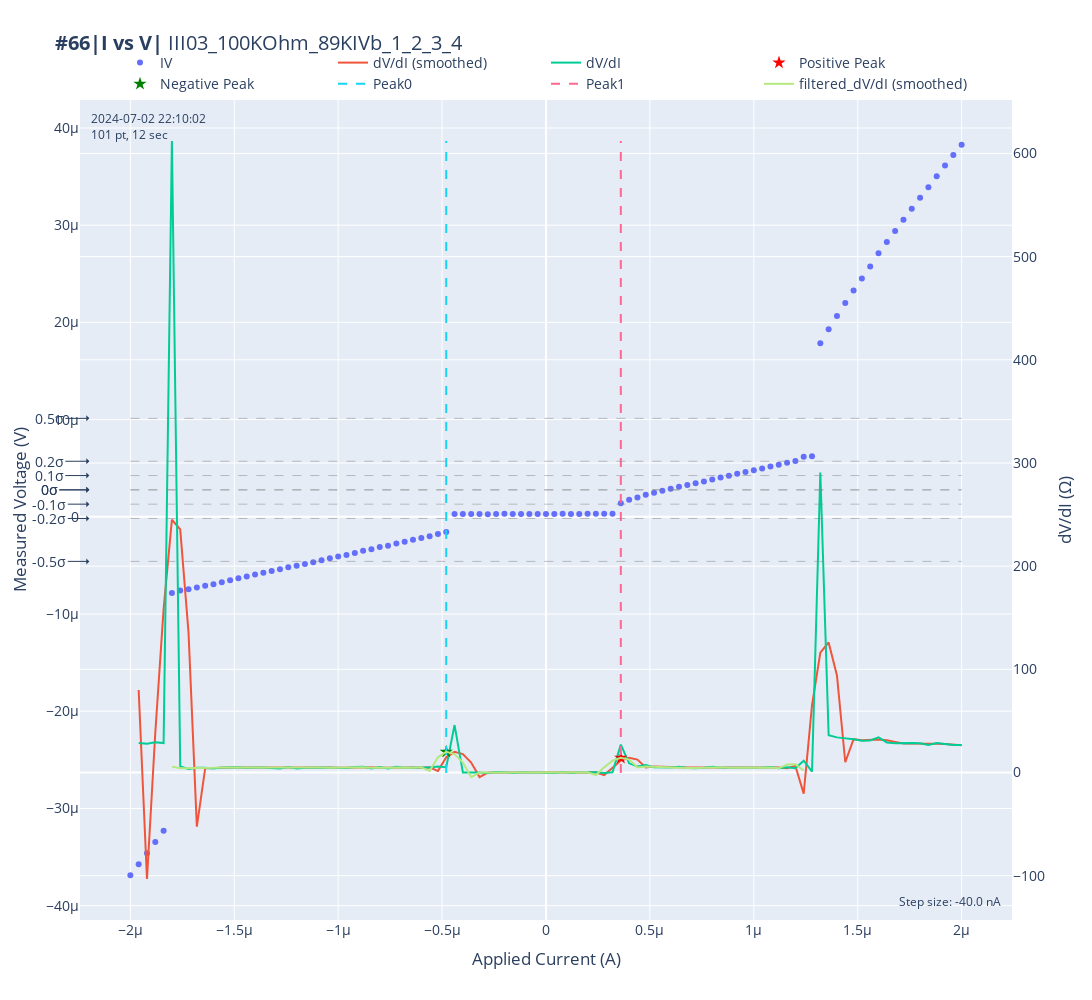

Here is the notebook cell this chart was saved with:
### Code cell
dataset = qc.load_by_id(66)

def _display_time(run_time):
    total_seconds = int(run_time.total_seconds())

    if total_seconds < 60:
        display_time = f"{total_seconds} sec"
    elif total_seconds < 3600:
        minutes, seconds = divmod(total_seconds, 60)
        display_time = f"{minutes} min {seconds} sec" if seconds else f"{minutes} min"
    else:
        hours, remainder = divmod(total_seconds, 3600)
        minutes, seconds = divmod(remainder, 60)
        display_time = f"{hours} hr {minutes} min" if minutes else f"{hours} hr"
    return display_time 

# 獲取數據集信息
run_id, exp_name, sample_name, description, start_time, completed_time, run_time, display_time = get_dataset_info(dataset)

# Get parameters and auto-detect voltmeter
parameters = dataset.get_parameters()
voltage_param = next((p for p in parameters if p.name.startswith('meas_voltage')), None)

if voltage_param is None:
    raise ValueError("No voltage measurement parameter found")

voltmeter = voltage_param.name.split('_')[-1]  # e.g., 'K1' or 'K2'
voltage_unit = voltage_param.unit

# Extract data from the dataset
data = dataset.get_parameter_data()
appl_current = data[voltage_param.name]['appl_current']
meas_voltage = data[voltage_param.name][voltage_param.name]
meas_voltage_avg = np.mean(meas_voltage)

# Calculate dV/dI
dV = np.diff(meas_voltage)
dI = np.diff(appl_current)
dVdI = dV / dI


# 計算 meas_voltage 的平均值和標準差
meas_voltage_mean = np.mean(meas_voltage)
meas_voltage_std = np.std(meas_voltage)

# 計算 +-0.8 個標準差的範圍
lower_bound = meas_voltage_mean - 0.8 * meas_voltage_std
upper_bound = meas_voltage_mean + 0.8 * meas_voltage_std

# 過濾出在這個範圍內的 appl_current 和 meas_voltage 數據
filtered_indices = (meas_voltage >= lower_bound) & (meas_voltage <= upper_bound)
filtered_appl_current = appl_current[filtered_indices]
filtered_meas_voltage = meas_voltage[filtered_indices]

# 計算過濾後的 dV/dI
filtered_dVdI = np.diff(filtered_meas_voltage) / np.diff(filtered_appl_current)

# 計算Savitzky-Golay平滑過濾後的 dV/dI
filtered_dVdI_smooth = savgol_filter(filtered_dVdI, window_length=6, polyorder=3)

# 對平滑過濾後的 dV/dI 數據進行峰值檢測
filtered_dVdI_smooth_peaks, properties = find_peaks(filtered_dVdI_smooth, height=np.mean(filtered_dVdI_smooth))

# 如果找到峰值，提取數值最大的兩個峰值
if len(filtered_dVdI_smooth_peaks) > 0:
    peak_heights = properties['peak_heights']
    top_two_peaks_indices = np.argsort(peak_heights)[-2:]  # 取數值最大的兩個峰值索引
    smooth_peak_indices = filtered_dVdI_smooth_peaks[top_two_peaks_indices]
    smooth_peak_currents = filtered_appl_current[1:][smooth_peak_indices]
    smooth_peak_dvdi = filtered_dVdI_smooth[smooth_peak_indices]

    # 分辨出 >0 和 <0 的峰值
    positive_peak_index = smooth_peak_indices[smooth_peak_currents > 0][0]
    negative_peak_index = smooth_peak_indices[smooth_peak_currents < 0][0]

    positive_peak_current = smooth_peak_currents[smooth_peak_currents > 0][0]
    negative_peak_current = smooth_peak_currents[smooth_peak_currents < 0][0]

    positive_peak_dvdi = smooth_peak_dvdi[smooth_peak_currents > 0][0]
    negative_peak_dvdi = smooth_peak_dvdi[smooth_peak_currents < 0][0]

# Ic = positive_peak_current 
# Ir = negative_peak_current 
Ic = appl_current[int(np.where(appl_current == positive_peak_current)[0][0])]
Ir = appl_current[int(np.where(appl_current == negative_peak_current)[0][0])]


# # Apply Savitzky-Golay filter to smooth dV/dI
dVdI_smooth = savgol_filter(dVdI, window_length=6, polyorder=3)
# # dVdI_smooth = dVdI 
# Auto-select appropriate units for dV/dI
dVdI_avg, dVdI_unit = auto_select_unit(np.mean(dVdI), 'Ω')

# # Find peaks for positive and negative current regions
# positive_current_mask = appl_current[1:] > 0
# negative_current_mask = appl_current[1:] < 0

# # Find peaks in positive current region
# positive_peaks, _ = find_peaks(dVdI_smooth[positive_current_mask], height=np.mean(dVdI_smooth[positive_current_mask]))
# if len(positive_peaks) > 0:
#     positive_peak_index = positive_peaks[0]  # Take the first peak
#     positive_peak_current = appl_current[1:][positive_current_mask][positive_peak_index]
#     positive_peak_dvdi = dVdI_smooth[positive_current_mask][positive_peak_index]

# # Find peaks in negative current region
# negative_peaks, _ = find_peaks(dVdI_smooth[negative_current_mask], height=np.mean(dVdI_smooth[negative_current_mask]))
# if len(negative_peaks) > 0:
#     negative_peak_index = negative_peaks[0]  # Take the first peak
#     negative_peak_current = appl_current[1:][negative_current_mask][negative_peak_index]
#     negative_peak_dvdi = dVdI_smooth[negative_current_mask][negative_peak_index]

# Get current unit
current_param = next(p for p in parameters if p.name == 'appl_current')
current_unit = current_param.unit

# Calculate the step size and number of points
current_step = (appl_current[len(appl_current)-1]-appl_current[0])/(len(appl_current)-1)
current_points = len(appl_current)

# Auto-select appropriate units for step sizes
auto_current_step, auto_current_unit = auto_select_unit(current_step, current_unit)

# Create hover text
hover_text = [f'{voltmeter}<br>Current: {i:.2e} {current_unit}<br>Voltage: {v:.2e} {voltage_unit}' for i, v in zip(appl_current, meas_voltage)]

# Calculate average IV curve
avg_current = np.mean(appl_current)
avg_voltage = np.mean(meas_voltage)


data = meas_voltage

# 計算標準差
std_dev = np.std(data)

# 定義你想要的標準差倍數
std_multiples = [0, 0.1, 0.2, 0.5]

# 計算標準差倍數對應的值
std_values = [meas_voltage_avg + multiple * std_dev for multiple in std_multiples] + [meas_voltage_avg - multiple * std_dev for multiple in std_multiples]

# # 定義你想要的分位數
# percentiles = [10, 20, 30, 40, 50, 60, 70, 80, 90]

# # 計算分位數
# quantiles = np.percentile(data, percentiles)

# Create the traces
# IV 
trace1 = go.Scatter(
    x=appl_current,
    y=meas_voltage,
    mode='markers',
    name='IV',
    hovertext=hover_text,
    hoverinfo='text'
)

trace2 = go.Scatter(
    x=appl_current,
    y=dVdI_smooth,
    mode='lines',
    name='dV/dI (smoothed)',
    yaxis='y2',
    hovertext=hover_text,
    hoverinfo='text'
)

trace3 = go.Scatter(
    x=appl_current,
    y=dVdI,
    mode='lines',
    name='dV/dI',
    yaxis='y2',
    hovertext=hover_text,
    hoverinfo='text'
)

# 繪製平滑過濾後的峰值
trace4 = go.Scatter(
    x=[positive_peak_current],
    y=[positive_peak_dvdi],
    mode='markers',
    name='Positive Peak',
    marker=dict(size=10, color='red', symbol='star'),
    yaxis='y2'
)

trace5 = go.Scatter(
    x=[negative_peak_current],
    y=[negative_peak_dvdi],
    mode='markers',
    name='Negative Peak',
    marker=dict(size=10, color='green', symbol='star'),
    yaxis='y2'
)

trace6 = go.Scatter(x=[Ir, Ir], y=[min(dVdI), max(dVdI)], mode='lines', line=dict(dash='dash'), name='Peak0',yaxis='y2')
trace7 = go.Scatter(x=[Ic, Ic], y=[min(dVdI), max(dVdI)], mode='lines', line=dict(dash='dash'), name='Peak1',yaxis='y2')

#trace for filtered_dVdI_smooth
trace8 = go.Scatter(
    x=filtered_appl_current[1:],
    y=filtered_dVdI_smooth,
    mode='lines',
    name='filtered_dV/dI (smoothed)',
    yaxis='y2',
)    
    

# trace4 = go.Scatter(
#     x=appl_current,
#     y=np.array([meas_voltage_avg]),
#     mode='lines',
#     name='Average Voltage',
#     yaxis='y1',
#     # hovertext=hover_text,
#     # hoverinfo='text'
# )

# trace5 = go.Scatter(
#     x=[positive_peak_current] if 'positive_peak_current' in locals() else [],
#     y=[positive_peak_dvdi] if 'positive_peak_dvdi' in locals() else [],
#     mode='markers',
#     name='Positive Current Peak',
#     marker=dict(size=10, color='red', symbol='star'),
#     yaxis='y2'
# )

# trace6 = go.Scatter(
#     x=[negative_peak_current] if 'negative_peak_current' in locals() else [],
#     y=[negative_peak_dvdi] if 'negative_peak_dvdi' in locals() else [],
#     mode='markers',
#     name='Negative Current Peak',
#     marker=dict(size=10, color='blue', symbol='star'),
#     yaxis='y2'
# )

# Add average IV curve trace
# trace7 = go.Scatter(
#     x=appl_current,
#     y=[avg_voltage] * len(appl_current),  # Create a list of avg_voltage with the same length as appl_current
#     mode='lines',  # Change mode to 'lines' to draw a line
#     name='Average IV',
#     marker=dict(size=10, color='green', symbol='diamond'),
#     hovertext=f'Average Current: {avg_current:.2e} {current_unit}<br>Average Voltage: {avg_voltage:.2e} {voltage_unit}',
#     hoverinfo='text'
# )

# Update layout
layout = go.Layout(
    title=f'<b>#{run_id}|{exp_name}|</b> {sample_name}',
    xaxis_title=f'Applied Current ({current_unit})',
    yaxis_title=f'Measured Voltage ({voltage_unit})',
    yaxis2=dict(
        title=f'dV/dI (Ω)',
        overlaying='y',
        side='right'
    ),
    legend=dict(orientation="h",
                x=0.5, y=1,
                xanchor="center", yanchor="bottom",),
    font=dict(size=14),
    width=1200, height=1000
)

# Create the figure
fig = go.Figure(data=[trace1, trace2, trace3, trace4, trace5, trace6, trace7, trace8], layout=layout)

# Add description as annotation
fig.add_annotation(
    xref='paper', yref='paper',
    x=0.01, y=0.99,
    text=f'{start_time}<br>{current_points} pt, {display_time}',
    showarrow=False,
    font=dict(size=12),
    align='left',
)

fig.add_annotation(
    xref='paper', yref='paper',
    x=0.99, y=0.01,
    text=f'Step size: {auto_current_step:.1f} {auto_current_unit}',
    showarrow=False,
    font=dict(size=12),
    align='right',
)

# # 添加分位數作為水平線
# for p, q in zip(percentiles, quantiles):
#     fig.add_shape(
#         type="line",
#         x0=min(appl_current), y0=q, x1=max(appl_current), y1=q,
#         line=dict(color="Red", width=2, dash="dash"),
#         xref='x', yref='y'
#     )
#     fig.add_annotation(
#         x=max(appl_current), y=q,
#         text=f'{p}th',
#         showarrow=True,
#         arrowhead=2,
#         ax=40,
#         ay=0
#     )

# 添加標準差倍數作為水平線
for multiple, value in zip(std_multiples + [-m for m in std_multiples], std_values):
    fig.add_shape(
        type="line",
        x0=min(appl_current),
        y0=value,
        x1=max(appl_current),
        y1=value,
        line=dict(color="Gray", width=0.5, dash="dash"),
        xref='x',
        yref='y'
    )
    fig.add_annotation(
        xref='paper',
        x=0.01,
        y=value,
        text=f'{multiple}σ',
        showarrow=True,
        arrowhead=1,
        ax=-40,
        ay=0
    )


# Show the plot
fig.show()

### Figure 1 — Plotly figure (JSON) as saved in the notebook; plotly's stock layout.template omitted (floating-point values rounded to 4 significant figures)
{"data": [{"hoverinfo": "text", "hovertext": ["K2<br>Current: 2.00e-06 A<br>Voltage: 3.83e-05 V", "K2<br>Current: 1.96e-06 A<br>Voltage: 3.72e-05 V", "K2<br>Current: 1.92e-06 A<br>Voltage: 3.61e-05 V", "K2<br>Current: 1.88e-06 A<br>Voltage: 3.50e-05 V", "K2<br>Current: 1.84e-06 A<br>Voltage: 3.39e-05 V", "K2<br>Current: 1.80e-06 A<br>Voltage: 3.28e-05 V", "K2<br>Current: 1.76e-06 A<br>Voltage: 3.17e-05 V", "K2<br>Current: 1.72e-06 A<br>Voltage: 3.05e-05 V", "K2<br>Current: 1.68e-06 A<br>Voltage: 2.94e-05 V", "K2<br>Current: 1.64e-06 A<br>Voltage: 2.83e-05 V", "K2<br>Current: 1.60e-06 A<br>Voltage: 2.71e-05 V", "K2<br>Current: 1.56e-06 A<br>Voltage: 2.57e-05 V", "K2<br>Current: 1.52e-06 A<br>Voltage: 2.45e-05 V", "K2<br>Current: 1.48e-06 A<br>Voltage: 2.33e-05 V", "K2<br>Current: 1.44e-06 A<br>Voltage: 2.20e-05 V", "K2<br>Current: 1.40e-06 A<br>Voltage: 2.07e-05 V", "K2<br>Current: 1.36e-06 A<br>Voltage: 1.93e-05 V", "K2<br>Current: 1.32e-06 A<br>Voltage: 1.79e-05 V", "K2<br>Current: 1.28e-06 A<br>Voltage: 6.22e-06 V", "K2<br>Current: 1.24e-06 A<br>Voltage: 6.19e-06 V", "K2<br>Current: 1.20e-06 A<br>Voltage: 5.73e-06 V", "K2<br>Current: 1.16e-06 A<br>Voltage: 5.56e-06 V", "K2<br>Current: 1.12e-06 A<br>Voltage: 5.36e-06 V", "K2<br>Current: 1.08e-06 A<br>Voltage: 5.19e-06 V", "K2<br>Current: 1.04e-06 A<br>Voltage: 4.97e-06 V", "K2<br>Current: 1.00e-06 A<br>Voltage: 4.79e-06 V", "K2<br>Current: 9.60e-07 A<br>Voltage: 4.60e-06 V", "K2<br>Current: 9.20e-07 A<br>Voltage: 4.42e-06 V", "K2<br>Current: 8.80e-07 A<br>Voltage: 4.22e-06 V", "K2<br>Current: 8.40e-07 A<br>Voltage: 4.04e-06 V", "K2<br>Current: 8.00e-07 A<br>Voltage: 3.85e-06 V", "K2<br>Current: 7.60e-07 A<br>Voltage: 3.62e-06 V", "K2<br>Current: 7.20e-07 A<br>Voltage: 3.44e-06 V", "K2<br>Current: 6.80e-07 A<br>Voltage: 3.28e-06 V", "K2<br>Current: 6.40e-07 A<br>Voltage: 3.10e-06 V", "K2<br>Current: 6.00e-07 A<br>Voltage: 2.88e-06 V", "K2<br>Current: 5.60e-07 A<br>Voltage: 2.69e-06 V", "K2<br>Current: 5.20e-07 A<br>Voltage: 2.48e-06 V", "K2<br>Current: 4.80e-07 A<br>Voltage: 2.27e-06 V", "K2<br>Current: 4.40e-07 A<br>Voltage: 1.99e-06 V", "K2<br>Current: 4.00e-07 A<br>Voltage: 1.76e-06 V", "K2<br>Current: 3.60e-07 A<br>Voltage: 1.40e-06 V", "K2<br>Current: 3.20e-07 A<br>Voltage: 3.20e-07 V", "K2<br>Current: 2.80e-07 A<br>Voltage: 3.08e-07 V", "K2<br>Current: 2.40e-07 A<br>Voltage: 3.27e-07 V", "K2<br>Current: 2.00e-07 A<br>Voltage: 3.21e-07 V", "K2<br>Current: 1.60e-07 A<br>Voltage: 2.98e-07 V", "K2<br>Current: 1.20e-07 A<br>Voltage: 2.87e-07 V", "K2<br>Current: 8.00e-08 A<br>Voltage: 3.09e-07 V", "K2<br>Current: 4.00e-08 A<br>Voltage: 2.87e-07 V", "K2<br>Current: 0.00e+00 A<br>Voltage: 3.02e-07 V", "K2<br>Current: -4.00e-08 A<br>Voltage: 2.98e-07 V", "K2<br>Current: -8.00e-08 A<br>Voltage: 2.98e-07 V", "K2<br>Current: -1.20e-07 A<br>Voltage: 2.99e-07 V", "K2<br>Current: -1.60e-07 A<br>Voltage: 2.87e-07 V", "K2<br>Current: -2.00e-07 A<br>Voltage: 3.10e-07 V", "K2<br>Current: -2.40e-07 A<br>Voltage: 2.95e-07 V", "K2<br>Current: -2.80e-07 A<br>Voltage: 2.76e-07 V", "K2<br>Current: -3.20e-07 A<br>Voltage: 2.91e-07 V", "K2<br>Current: -3.60e-07 A<br>Voltage: 2.88e-07 V", "K2<br>Current: -4.00e-07 A<br>Voltage: 2.92e-07 V", "K2<br>Current: -4.40e-07 A<br>Voltage: 2.88e-07 V", "K2<br>Current: -4.80e-07 A<br>Voltage: -1.55e-06 V", "K2<br>Current: -5.20e-07 A<br>Voltage: -1.76e-06 V", "K2<br>Current: -5.60e-07 A<br>Voltage: -1.99e-06 V", "K2<br>Current: -6.00e-07 A<br>Voltage: -2.18e-06 V", "K2<br>Current: -6.40e-07 A<br>Voltage: -2.37e-06 V", "K2<br>Current: -6.80e-07 A<br>Voltage: -2.56e-06 V", "K2<br>Current: -7.20e-07 A<br>Voltage: -2.75e-06 V", "K2<br>Current: -7.60e-07 A<br>Voltage: -2.96e-06 V", "K2<br>Current: -8.00e-07 A<br>Voltage: -3.12e-06 V", "K2<br>Current: -8.40e-07 A<br>Voltage: -3.33e-06 V", "K2<br>Current: -8.80e-07 A<br>Voltage: -3.49e-06 V", "K2<br>Current: -9.20e-07 A<br>Voltage: -3.71e-06 V", "K2<br>Current: -9.60e-07 A<br>Voltage: -3.92e-06 V", "K2<br>Current: -1.00e-06 A<br>Voltage: -4.09e-06 V", "K2<br>Current: -1.04e-06 A<br>Voltage: -4.27e-06 V", "K2<br>Current: -1.08e-06 A<br>Voltage: -4.47e-06 V", "K2<br>Current: -1.12e-06 A<br>Voltage: -4.67e-06 V", "K2<br>Current: -1.16e-06 A<br>Voltage: -4.85e-06 V", "K2<br>Current: -1.20e-06 A<br>Voltage: -5.04e-06 V", "K2<br>Current: -1.24e-06 A<br>Voltage: -5.19e-06 V", "K2<br>Current: -1.28e-06 A<br>Voltage: -5.40e-06 V", "K2<br>Current: -1.32e-06 A<br>Voltage: -5.56e-06 V", "K2<br>Current: -1.36e-06 A<br>Voltage: -5.75e-06 V", "K2<br>Current: -1.40e-06 A<br>Voltage: -5.94e-06 V", "K2<br>Current: -1.44e-06 A<br>Voltage: -6.13e-06 V", "K2<br>Current: -1.48e-06 A<br>Voltage: -6.32e-06 V", "K2<br>Current: -1.52e-06 A<br>Voltage: -6.53e-06 V", "K2<br>Current: -1.56e-06 A<br>Voltage: -6.73e-06 V", "K2<br>Current: -1.60e-06 A<br>Voltage: -6.93e-06 V", "K2<br>Current: -1.64e-06 A<br>Voltage: -7.08e-06 V", "K2<br>Current: -1.68e-06 A<br>Voltage: -7.27e-06 V", "K2<br>Current: -1.72e-06 A<br>Voltage: -7.45e-06 V", "K2<br>Current: -1.76e-06 A<br>Voltage: -7.59e-06 V", "K2<br>Current: -1.80e-06 A<br>Voltage: -7.82e-06 V", "K2<br>Current: -1.84e-06 A<br>Voltage: -3.23e-05 V", "K2<br>Current: -1.88e-06 A<br>Voltage: -3.34e-05 V", "K2<br>Current: -1.92e-06 A<br>Voltage: -3.46e-05 V", "K2<br>Current: -1.96e-06 A<br>Voltage: -3.57e-05 V", "K2<br>Current: -2.00e-06 A<br>Voltage: -3.69e-05 V"], "mode": "markers", "name": "IV", "type": "scatter", "x": [2e-06, 1.96e-06, 1.92e-06, 1.88e-06, 1.84e-06, 1.8e-06, 1.76e-06, 1.72e-06, 1.68e-06, 1.64e-06, 1.6e-06, 1.56e-06, 1.52e-06, 1.48e-06, 1.44e-06, 1.4e-06, 1.36e-06, 1.32e-06, 1.28e-06, 1.24e-06, 1.2e-06, 1.16e-06, 1.12e-06, 1.08e-06, 1.04e-06, 1e-06, 9.6e-07, 9.2e-07, 8.8e-07, 8.4e-07, 8e-07, 7.6e-07, 7.2e-07, 6.8e-07, 6.4e-07, 6e-07, 5.6e-07, 5.2e-07, 4.8e-07, 4.4e-07, 4e-07, 3.6e-07, 3.2e-07, 2.8e-07, 2.4e-07, 2e-07, 1.6e-07, 1.2e-07, 8e-08, 4e-08, 0, -4e-08, -8e-08, -1.2e-07, -1.6e-07, -2e-07, -2.4e-07, -2.8e-07, -3.2e-07, -3.6e-07, -4e-07, -4.4e-07, -4.8e-07, -5.2e-07, -5.6e-07, -6e-07, -6.4e-07, -6.8e-07, -7.2e-07, -7.6e-07, -8e-07, -8.4e-07, -8.8e-07, -9.2e-07, -9.6e-07, -1e-06, -1.04e-06, -1.08e-06, -1.12e-06, -1.16e-06, -1.2e-06, -1.24e-06, -1.28e-06, -1.32e-06, -1.36e-06, -1.4e-06, -1.44e-06, -1.48e-06, -1.52e-06, -1.56e-06, -1.6e-06, -1.64e-06, -1.68e-06, -1.72e-06, -1.76e-06, -1.8e-06, -1.84e-06, -1.88e-06, -1.92e-06, -1.96e-06, -2e-06], "y": [3.828e-05, 3.721e-05, 3.614e-05, 3.504e-05, 3.389e-05, 3.282e-05, 3.169e-05, 3.055e-05, 2.941e-05, 2.828e-05, 2.711e-05, 2.574e-05, 2.45e-05, 2.327e-05, 2.199e-05, 2.066e-05, 1.93e-05, 1.785e-05, 6.222e-06, 6.185e-06, 5.73e-06, 5.561e-06, 5.358e-06, 5.189e-06, 4.975e-06, 4.786e-06, 4.602e-06, 4.424e-06, 4.225e-06, 4.042e-06, 3.847e-06, 3.624e-06, 3.444e-06, 3.28e-06, 3.105e-06, 2.884e-06, 2.686e-06, 2.478e-06, 2.274e-06, 1.986e-06, 1.757e-06, 1.401e-06, 3.195e-07, 3.077e-07, 3.273e-07, 3.206e-07, 2.975e-07, 2.872e-07, 3.09e-07, 2.869e-07, 3.021e-07, 2.979e-07, 2.981e-07, 2.993e-07, 2.87e-07, 3.095e-07, 2.951e-07, 2.758e-07, 2.913e-07, 2.883e-07, 2.92e-07, 2.879e-07, -1.552e-06, -1.756e-06, -1.988e-06, -2.18e-06, -2.37e-06, -2.562e-06, -2.745e-06, -2.964e-06, -3.116e-06, -3.332e-06, -3.488e-06, -3.71e-06, -3.922e-06, -4.092e-06, -4.272e-06, -4.475e-06, -4.667e-06, -4.855e-06, -5.042e-06, -5.193e-06, -5.404e-06, -5.562e-06, -5.751e-06, -5.944e-06, -6.134e-06, -6.318e-06, -6.525e-06, -6.731e-06, -6.926e-06, -7.083e-06, -7.27e-06, -7.451e-06, -7.586e-06, -7.824e-06, -3.231e-05, -3.345e-05, -3.462e-05, -3.573e-05, -3.687e-05]}, {"hoverinfo": "text", "hovertext": ["K2<br>Current: 2.00e-06 A<br>Voltage: 3.83e-05 V", "K2<br>Current: 1.96e-06 A<br>Voltage: 3.72e-05 V", "K2<br>Current: 1.92e-06 A<br>Voltage: 3.61e-05 V", "K2<br>Current: 1.88e-06 A<br>Voltage: 3.50e-05 V", "K2<br>Current: 1.84e-06 A<br>Voltage: 3.39e-05 V", "K2<br>Current: 1.80e-06 A<br>Voltage: 3.28e-05 V", "K2<br>Current: 1.76e-06 A<br>Voltage: 3.17e-05 V", "K2<br>Current: 1.72e-06 A<br>Voltage: 3.05e-05 V", "K2<br>Current: 1.68e-06 A<br>Voltage: 2.94e-05 V", "K2<br>Current: 1.64e-06 A<br>Voltage: 2.83e-05 V", "K2<br>Current: 1.60e-06 A<br>Voltage: 2.71e-05 V", "K2<br>Current: 1.56e-06 A<br>Voltage: 2.57e-05 V", "K2<br>Current: 1.52e-06 A<br>Voltage: 2.45e-05 V", "K2<br>Current: 1.48e-06 A<br>Voltage: 2.33e-05 V", "K2<br>Current: 1.44e-06 A<br>Voltage: 2.20e-05 V", "K2<br>Current: 1.40e-06 A<br>Voltage: 2.07e-05 V", "K2<br>Current: 1.36e-06 A<br>Voltage: 1.93e-05 V", "K2<br>Current: 1.32e-06 A<br>Voltage: 1.79e-05 V", "K2<br>Current: 1.28e-06 A<br>Voltage: 6.22e-06 V", "K2<br>Current: 1.24e-06 A<br>Voltage: 6.19e-06 V", "K2<br>Current: 1.20e-06 A<br>Voltage: 5.73e-06 V", "K2<br>Current: 1.16e-06 A<br>Voltage: 5.56e-06 V", "K2<br>Current: 1.12e-06 A<br>Voltage: 5.36e-06 V", "K2<br>Current: 1.08e-06 A<br>Voltage: 5.19e-06 V", "K2<br>Current: 1.04e-06 A<br>Voltage: 4.97e-06 V", "K2<br>Current: 1.00e-06 A<br>Voltage: 4.79e-06 V", "K2<br>Current: 9.60e-07 A<br>Voltage: 4.60e-06 V", "K2<br>Current: 9.20e-07 A<br>Voltage: 4.42e-06 V", "K2<br>Current: 8.80e-07 A<br>Voltage: 4.22e-06 V", "K2<br>Current: 8.40e-07 A<br>Voltage: 4.04e-06 V", "K2<br>Current: 8.00e-07 A<br>Voltage: 3.85e-06 V", "K2<br>Current: 7.60e-07 A<br>Voltage: 3.62e-06 V", "K2<br>Current: 7.20e-07 A<br>Voltage: 3.44e-06 V", "K2<br>Current: 6.80e-07 A<br>Voltage: 3.28e-06 V", "K2<br>Current: 6.40e-07 A<br>Voltage: 3.10e-06 V", "K2<br>Current: 6.00e-07 A<br>Voltage: 2.88e-06 V", "K2<br>Current: 5.60e-07 A<br>Voltage: 2.69e-06 V", "K2<br>Current: 5.20e-07 A<br>Voltage: 2.48e-06 V", "K2<br>Current: 4.80e-07 A<br>Voltage: 2.27e-06 V", "K2<br>Current: 4.40e-07 A<br>Voltage: 1.99e-06 V", "K2<br>Current: 4.00e-07 A<br>Voltage: 1.76e-06 V", "K2<br>Current: 3.60e-07 A<br>Voltage: 1.40e-06 V", "K2<br>Current: 3.20e-07 A<br>Voltage: 3.20e-07 V", "K2<br>Current: 2.80e-07 A<br>Voltage: 3.08e-07 V", "K2<br>Current: 2.40e-07 A<br>Voltage: 3.27e-07 V", "K2<br>Current: 2.00e-07 A<br>Voltage: 3.21e-07 V", "K2<br>Current: 1.60e-07 A<br>Voltage: 2.98e-07 V", "K2<br>Current: 1.20e-07 A<br>Voltage: 2.87e-07 V", "K2<br>Current: 8.00e-08 A<br>Voltage: 3.09e-07 V", "K2<br>Current: 4.00e-08 A<br>Voltage: 2.87e-07 V", "K2<br>Current: 0.00e+00 A<br>Voltage: 3.02e-07 V", "K2<br>Current: -4.00e-08 A<br>Voltage: 2.98e-07 V", "K2<br>Current: -8.00e-08 A<br>Voltage: 2.98e-07 V", "K2<br>Current: -1.20e-07 A<br>Voltage: 2.99e-07 V", "K2<br>Current: -1.60e-07 A<br>Voltage: 2.87e-07 V", "K2<br>Current: -2.00e-07 A<br>Voltage: 3.10e-07 V", "K2<br>Current: -2.40e-07 A<br>Voltage: 2.95e-07 V", "K2<br>Current: -2.80e-07 A<br>Voltage: 2.76e-07 V", "K2<br>Current: -3.20e-07 A<br>Voltage: 2.91e-07 V", "K2<br>Current: -3.60e-07 A<br>Voltage: 2.88e-07 V", "K2<br>Current: -4.00e-07 A<br>Voltage: 2.92e-07 V", "K2<br>Current: -4.40e-07 A<br>Voltage: 2.88e-07 V", "K2<br>Current: -4.80e-07 A<br>Voltage: -1.55e-06 V", "K2<br>Current: -5.20e-07 A<br>Voltage: -1.76e-06 V", "K2<br>Current: -5.60e-07 A<br>Voltage: -1.99e-06 V", "K2<br>Current: -6.00e-07 A<br>Voltage: -2.18e-06 V", "K2<br>Current: -6.40e-07 A<br>Voltage: -2.37e-06 V", "K2<br>Current: -6.80e-07 A<br>Voltage: -2.56e-06 V", "K2<br>Current: -7.20e-07 A<br>Voltage: -2.75e-06 V", "K2<br>Current: -7.60e-07 A<br>Voltage: -2.96e-06 V", "K2<br>Current: -8.00e-07 A<br>Voltage: -3.12e-06 V", "K2<br>Current: -8.40e-07 A<br>Voltage: -3.33e-06 V", "K2<br>Current: -8.80e-07 A<br>Voltage: -3.49e-06 V", "K2<br>Current: -9.20e-07 A<br>Voltage: -3.71e-06 V", "K2<br>Current: -9.60e-07 A<br>Voltage: -3.92e-06 V", "K2<br>Current: -1.00e-06 A<br>Voltage: -4.09e-06 V", "K2<br>Current: -1.04e-06 A<br>Voltage: -4.27e-06 V", "K2<br>Current: -1.08e-06 A<br>Voltage: -4.47e-06 V", "K2<br>Current: -1.12e-06 A<br>Voltage: -4.67e-06 V", "K2<br>Current: -1.16e-06 A<br>Voltage: -4.85e-06 V", "K2<br>Current: -1.20e-06 A<br>Voltage: -5.04e-06 V", "K2<br>Current: -1.24e-06 A<br>Voltage: -5.19e-06 V", "K2<br>Current: -1.28e-06 A<br>Voltage: -5.40e-06 V", "K2<br>Current: -1.32e-06 A<br>Voltage: -5.56e-06 V", "K2<br>Current: -1.36e-06 A<br>Voltage: -5.75e-06 V", "K2<br>Current: -1.40e-06 A<br>Voltage: -5.94e-06 V", "K2<br>Current: -1.44e-06 A<br>Voltage: -6.13e-06 V", "K2<br>Current: -1.48e-06 A<br>Voltage: -6.32e-06 V", "K2<br>Current: -1.52e-06 A<br>Voltage: -6.53e-06 V", "K2<br>Current: -1.56e-06 A<br>Voltage: -6.73e-06 V", "K2<br>Current: -1.60e-06 A<br>Voltage: -6.93e-06 V", "K2<br>Current: -1.64e-06 A<br>Voltage: -7.08e-06 V", "K2<br>Current: -1.68e-06 A<br>Voltage: -7.27e-06 V", "K2<br>Current: -1.72e-06 A<br>Voltage: -7.45e-06 V", "K2<br>Current: -1.76e-06 A<br>Voltage: -7.59e-06 V", "K2<br>Current: -1.80e-06 A<br>Voltage: -7.82e-06 V", "K2<br>Current: -1.84e-06 A<br>Voltage: -3.23e-05 V", "K2<br>Current: -1.88e-06 A<br>Voltage: -3.34e-05 V", "K2<br>Current: -1.92e-06 A<br>Voltage: -3.46e-05 V", "K2<br>Current: -1.96e-06 A<br>Voltage: -3.57e-05 V", "K2<br>Current: -2.00e-06 A<br>Voltage: -3.69e-05 V"], "mode": "lines", "name": "dV/dI (smoothed)", "type": "scatter", "x": [2e-06, 1.96e-06, 1.92e-06, 1.88e-06, 1.84e-06, 1.8e-06, 1.76e-06, 1.72e-06, 1.68e-06, 1.64e-06, 1.6e-06, 1.56e-06, 1.52e-06, 1.48e-06, 1.44e-06, 1.4e-06, 1.36e-06, 1.32e-06, 1.28e-06, 1.24e-06, 1.2e-06, 1.16e-06, 1.12e-06, 1.08e-06, 1.04e-06, 1e-06, 9.6e-07, 9.2e-07, 8.8e-07, 8.4e-07, 8e-07, 7.6e-07, 7.2e-07, 6.8e-07, 6.4e-07, 6e-07, 5.6e-07, 5.2e-07, 4.8e-07, 4.4e-07, 4e-07, 3.6e-07, 3.2e-07, 2.8e-07, 2.4e-07, 2e-07, 1.6e-07, 1.2e-07, 8e-08, 4e-08, 0, -4e-08, -8e-08, -1.2e-07, -1.6e-07, -2e-07, -2.4e-07, -2.8e-07, -3.2e-07, -3.6e-07, -4e-07, -4.4e-07, -4.8e-07, -5.2e-07, -5.6e-07, -6e-07, -6.4e-07, -6.8e-07, -7.2e-07, -7.6e-07, -8e-07, -8.4e-07, -8.8e-07, -9.2e-07, -9.6e-07, -1e-06, -1.04e-06, -1.08e-06, -1.12e-06, -1.16e-06, -1.2e-06, -1.24e-06, -1.28e-06, -1.32e-06, -1.36e-06, -1.4e-06, -1.44e-06, -1.48e-06, -1.52e-06, -1.56e-06, -1.6e-06, -1.64e-06, -1.68e-06, -1.72e-06, -1.76e-06, -1.8e-06, -1.84e-06, -1.88e-06, -1.92e-06, -1.96e-06, -2e-06], "y": [26.44, 27.21, 27.57, 27.83, 27.9, 28.02, 28.51, 28.08, 29.69, 31.18, 31.88, 31.86, 31.22, 32.32, 9.95, 94.09, 126.1, 116.2, 65.27, -20.49, 6.317, 4.071, 4.915, 4.814, 4.78, 4.584, 4.642, 4.664, 5.007, 5.057, 4.899, 4.43, 4.38, 4.777, 5.16, 5.042, 5.467, 5.707, 4.893, 12.47, 14.17, 11.54, 4.988, -2.488, 0.2517, 0.2247, 0.1594, -0.08769, -0.05517, 0.07078, -0.1327, 0.1654, -0.06383, -0.06825, 0.1357, 0.07255, 0.1926, -0.07541, -4.426, 9.639, 17.84, 20.01, 14.74, 1.367, 4.991, 4.583, 4.946, 4.698, 4.846, 4.545, 4.525, 5.127, 4.921, 4.943, 4.578, 4.64, 4.879, 4.918, 4.421, 4.531, 4.398, 4.429, 4.662, 4.553, 4.773, 4.768, 4.924, 5.13, 4.883, 4.535, 4.488, 4.03, -52.46, 135.3, 235.6, 245.0, 158.4, 38.54, -103.2, 80.04], "yaxis": "y2"}, {"hoverinfo": "text", "hovertext": ["K2<br>Current: 2.00e-06 A<br>Voltage: 3.83e-05 V", "K2<br>Current: 1.96e-06 A<br>Voltage: 3.72e-05 V", "K2<br>Current: 1.92e-06 A<br>Voltage: 3.61e-05 V", "K2<br>Current: 1.88e-06 A<br>Voltage: 3.50e-05 V", "K2<br>Current: 1.84e-06 A<br>Voltage: 3.39e-05 V", "K2<br>Current: 1.80e-06 A<br>Voltage: 3.28e-05 V", "K2<br>Current: 1.76e-06 A<br>Voltage: 3.17e-05 V", "K2<br>Current: 1.72e-06 A<br>Voltage: 3.05e-05 V", "K2<br>Current: 1.68e-06 A<br>Voltage: 2.94e-05 V", "K2<br>Current: 1.64e-06 A<br>Voltage: 2.83e-05 V", "K2<br>Current: 1.60e-06 A<br>Voltage: 2.71e-05 V", "K2<br>Current: 1.56e-06 A<br>Voltage: 2.57e-05 V", "K2<br>Current: 1.52e-06 A<br>Voltage: 2.45e-05 V", "K2<br>Current: 1.48e-06 A<br>Voltage: 2.33e-05 V", "K2<br>Current: 1.44e-06 A<br>Voltage: 2.20e-05 V", "K2<br>Current: 1.40e-06 A<br>Voltage: 2.07e-05 V", "K2<br>Current: 1.36e-06 A<br>Voltage: 1.93e-05 V", "K2<br>Current: 1.32e-06 A<br>Voltage: 1.79e-05 V", "K2<br>Current: 1.28e-06 A<br>Voltage: 6.22e-06 V", "K2<br>Current: 1.24e-06 A<br>Voltage: 6.19e-06 V", "K2<br>Current: 1.20e-06 A<br>Voltage: 5.73e-06 V", "K2<br>Current: 1.16e-06 A<br>Voltage: 5.56e-06 V", "K2<br>Current: 1.12e-06 A<br>Voltage: 5.36e-06 V", "K2<br>Current: 1.08e-06 A<br>Voltage: 5.19e-06 V", "K2<br>Current: 1.04e-06 A<br>Voltage: 4.97e-06 V", "K2<br>Current: 1.00e-06 A<br>Voltage: 4.79e-06 V", "K2<br>Current: 9.60e-07 A<br>Voltage: 4.60e-06 V", "K2<br>Current: 9.20e-07 A<br>Voltage: 4.42e-06 V", "K2<br>Current: 8.80e-07 A<br>Voltage: 4.22e-06 V", "K2<br>Current: 8.40e-07 A<br>Voltage: 4.04e-06 V", "K2<br>Current: 8.00e-07 A<br>Voltage: 3.85e-06 V", "K2<br>Current: 7.60e-07 A<br>Voltage: 3.62e-06 V", "K2<br>Current: 7.20e-07 A<br>Voltage: 3.44e-06 V", "K2<br>Current: 6.80e-07 A<br>Voltage: 3.28e-06 V", "K2<br>Current: 6.40e-07 A<br>Voltage: 3.10e-06 V", "K2<br>Current: 6.00e-07 A<br>Voltage: 2.88e-06 V", "K2<br>Current: 5.60e-07 A<br>Voltage: 2.69e-06 V", "K2<br>Current: 5.20e-07 A<br>Voltage: 2.48e-06 V", "K2<br>Current: 4.80e-07 A<br>Voltage: 2.27e-06 V", "K2<br>Current: 4.40e-07 A<br>Voltage: 1.99e-06 V", "K2<br>Current: 4.00e-07 A<br>Voltage: 1.76e-06 V", "K2<br>Current: 3.60e-07 A<br>Voltage: 1.40e-06 V", "K2<br>Current: 3.20e-07 A<br>Voltage: 3.20e-07 V", "K2<br>Current: 2.80e-07 A<br>Voltage: 3.08e-07 V", "K2<br>Current: 2.40e-07 A<br>Voltage: 3.27e-07 V", "K2<br>Current: 2.00e-07 A<br>Voltage: 3.21e-07 V", "K2<br>Current: 1.60e-07 A<br>Voltage: 2.98e-07 V", "K2<br>Current: 1.20e-07 A<br>Voltage: 2.87e-07 V", "K2<br>Current: 8.00e-08 A<br>Voltage: 3.09e-07 V", "K2<br>Current: 4.00e-08 A<br>Voltage: 2.87e-07 V", "K2<br>Current: 0.00e+00 A<br>Voltage: 3.02e-07 V", "K2<br>Current: -4.00e-08 A<br>Voltage: 2.98e-07 V", "K2<br>Current: -8.00e-08 A<br>Voltage: 2.98e-07 V", "K2<br>Current: -1.20e-07 A<br>Voltage: 2.99e-07 V", "K2<br>Current: -1.60e-07 A<br>Voltage: 2.87e-07 V", "K2<br>Current: -2.00e-07 A<br>Voltage: 3.10e-07 V", "K2<br>Current: -2.40e-07 A<br>Voltage: 2.95e-07 V", "K2<br>Current: -2.80e-07 A<br>Voltage: 2.76e-07 V", "K2<br>Current: -3.20e-07 A<br>Voltage: 2.91e-07 V", "K2<br>Current: -3.60e-07 A<br>Voltage: 2.88e-07 V", "K2<br>Current: -4.00e-07 A<br>Voltage: 2.92e-07 V", "K2<br>Current: -4.40e-07 A<br>Voltage: 2.88e-07 V", "K2<br>Current: -4.80e-07 A<br>Voltage: -1.55e-06 V", "K2<br>Current: -5.20e-07 A<br>Voltage: -1.76e-06 V", "K2<br>Current: -5.60e-07 A<br>Voltage: -1.99e-06 V", "K2<br>Current: -6.00e-07 A<br>Voltage: -2.18e-06 V", "K2<br>Current: -6.40e-07 A<br>Voltage: -2.37e-06 V", "K2<br>Current: -6.80e-07 A<br>Voltage: -2.56e-06 V", "K2<br>Current: -7.20e-07 A<br>Voltage: -2.75e-06 V", "K2<br>Current: -7.60e-07 A<br>Voltage: -2.96e-06 V", "K2<br>Current: -8.00e-07 A<br>Voltage: -3.12e-06 V", "K2<br>Current: -8.40e-07 A<br>Voltage: -3.33e-06 V", "K2<br>Current: -8.80e-07 A<br>Voltage: -3.49e-06 V", "K2<br>Current: -9.20e-07 A<br>Voltage: -3.71e-06 V", "K2<br>Current: -9.60e-07 A<br>Voltage: -3.92e-06 V", "K2<br>Current: -1.00e-06 A<br>Voltage: -4.09e-06 V", "K2<br>Current: -1.04e-06 A<br>Voltage: -4.27e-06 V", "K2<br>Current: -1.08e-06 A<br>Voltage: -4.47e-06 V", "K2<br>Current: -1.12e-06 A<br>Voltage: -4.67e-06 V", "K2<br>Current: -1.16e-06 A<br>Voltage: -4.85e-06 V", "K2<br>Current: -1.20e-06 A<br>Voltage: -5.04e-06 V", "K2<br>Current: -1.24e-06 A<br>Voltage: -5.19e-06 V", "K2<br>Current: -1.28e-06 A<br>Voltage: -5.40e-06 V", "K2<br>Current: -1.32e-06 A<br>Voltage: -5.56e-06 V", "K2<br>Current: -1.36e-06 A<br>Voltage: -5.75e-06 V", "K2<br>Current: -1.40e-06 A<br>Voltage: -5.94e-06 V", "K2<br>Current: -1.44e-06 A<br>Voltage: -6.13e-06 V", "K2<br>Current: -1.48e-06 A<br>Voltage: -6.32e-06 V", "K2<br>Current: -1.52e-06 A<br>Voltage: -6.53e-06 V", "K2<br>Current: -1.56e-06 A<br>Voltage: -6.73e-06 V", "K2<br>Current: -1.60e-06 A<br>Voltage: -6.93e-06 V", "K2<br>Current: -1.64e-06 A<br>Voltage: -7.08e-06 V", "K2<br>Current: -1.68e-06 A<br>Voltage: -7.27e-06 V", "K2<br>Current: -1.72e-06 A<br>Voltage: -7.45e-06 V", "K2<br>Current: -1.76e-06 A<br>Voltage: -7.59e-06 V", "K2<br>Current: -1.80e-06 A<br>Voltage: -7.82e-06 V", "K2<br>Current: -1.84e-06 A<br>Voltage: -3.23e-05 V", "K2<br>Current: -1.88e-06 A<br>Voltage: -3.34e-05 V", "K2<br>Current: -1.92e-06 A<br>Voltage: -3.46e-05 V", "K2<br>Current: -1.96e-06 A<br>Voltage: -3.57e-05 V", "K2<br>Current: -2.00e-06 A<br>Voltage: -3.69e-05 V"], "mode": "lines", "name": "dV/dI", "type": "scatter", "x": [2e-06, 1.96e-06, 1.92e-06, 1.88e-06, 1.84e-06, 1.8e-06, 1.76e-06, 1.72e-06, 1.68e-06, 1.64e-06, 1.6e-06, 1.56e-06, 1.52e-06, 1.48e-06, 1.44e-06, 1.4e-06, 1.36e-06, 1.32e-06, 1.28e-06, 1.24e-06, 1.2e-06, 1.16e-06, 1.12e-06, 1.08e-06, 1.04e-06, 1e-06, 9.6e-07, 9.2e-07, 8.8e-07, 8.4e-07, 8e-07, 7.6e-07, 7.2e-07, 6.8e-07, 6.4e-07, 6e-07, 5.6e-07, 5.2e-07, 4.8e-07, 4.4e-07, 4e-07, 3.6e-07, 3.2e-07, 2.8e-07, 2.4e-07, 2e-07, 1.6e-07, 1.2e-07, 8e-08, 4e-08, 0, -4e-08, -8e-08, -1.2e-07, -1.6e-07, -2e-07, -2.4e-07, -2.8e-07, -3.2e-07, -3.6e-07, -4e-07, -4.4e-07, -4.8e-07, -5.2e-07, -5.6e-07, -6e-07, -6.4e-07, -6.8e-07, -7.2e-07, -7.6e-07, -8e-07, -8.4e-07, -8.8e-07, -9.2e-07, -9.6e-07, -1e-06, -1.04e-06, -1.08e-06, -1.12e-06, -1.16e-06, -1.2e-06, -1.24e-06, -1.28e-06, -1.32e-06, -1.36e-06, -1.4e-06, -1.44e-06, -1.48e-06, -1.52e-06, -1.56e-06, -1.6e-06, -1.64e-06, -1.68e-06, -1.72e-06, -1.76e-06, -1.8e-06, -1.84e-06, -1.88e-06, -1.92e-06, -1.96e-06, -2e-06], "y": [26.64, 26.71, 27.58, 28.66, 26.79, 28.25, 28.52, 28.43, 28.42, 29.15, 34.14, 31.01, 30.84, 32.12, 33.01, 34.05, 36.23, 290.8, 0.907, 11.4, 4.202, 5.093, 4.226, 5.346, 4.734, 4.593, 4.457, 4.964, 4.586, 4.855, 5.584, 4.512, 4.078, 4.386, 5.516, 4.949, 5.199, 5.104, 7.2, 5.733, 8.905, 27.03, 0.2973, -0.4913, 0.1673, 0.5777, 0.258, -0.5461, 0.5539, -0.3799, 0.1043, -0.00447, -0.02943, 0.3062, -0.5624, 0.361, 0.4813, -0.3863, 0.07525, -0.09387, 0.1032, 46.0, 5.109, 5.782, 4.809, 4.753, 4.797, 4.587, 5.462, 3.803, 5.403, 3.886, 5.567, 5.285, 4.255, 4.511, 5.064, 4.814, 4.687, 4.682, 3.771, 5.285, 3.936, 4.738, 4.81, 4.749, 4.603, 5.185, 5.134, 4.88, 3.937, 4.655, 4.546, 3.361, 5.966, 612.1, 28.48, 29.28, 27.82, 28.56], "yaxis": "y2"}, {"marker": {"color": "red", "size": 10, "symbol": "star"}, "mode": "markers", "name": "Positive Peak", "type": "scatter", "x": [3.6e-07], "y": [14.17], "yaxis": "y2"}, {"marker": {"color": "green", "size": 10, "symbol": "star"}, "mode": "markers", "name": "Negative Peak", "type": "scatter", "x": [-4.8e-07], "y": [20.01], "yaxis": "y2"}, {"line": {"dash": "dash"}, "mode": "lines", "name": "Peak0", "type": "scatter", "x": [-4.8e-07, -4.8e-07], "y": [-0.5624, 612.1], "yaxis": "y2"}, {"line": {"dash": "dash"}, "mode": "lines", "name": "Peak1", "type": "scatter", "x": [3.6e-07, 3.6e-07], "y": [-0.5624, 612.1], "yaxis": "y2"}, {"mode": "lines", "name": "filtered_dV/dI (smoothed)", "type": "scatter", "x": [1.24e-06, 1.2e-06, 1.16e-06, 1.12e-06, 1.08e-06, 1.04e-06, 1e-06, 9.6e-07, 9.2e-07, 8.8e-07, 8.4e-07, 8e-07, 7.6e-07, 7.2e-07, 6.8e-07, 6.4e-07, 6e-07, 5.6e-07, 5.2e-07, 4.8e-07, 4.4e-07, 4e-07, 3.6e-07, 3.2e-07, 2.8e-07, 2.4e-07, 2e-07, 1.6e-07, 1.2e-07, 8e-08, 4e-08, 0, -4e-08, -8e-08, -1.2e-07, -1.6e-07, -2e-07, -2.4e-07, -2.8e-07, -3.2e-07, -3.6e-07, -4e-07, -4.4e-07, -4.8e-07, -5.2e-07, -5.6e-07, -6e-07, -6.4e-07, -6.8e-07, -7.2e-07, -7.6e-07, -8e-07, -8.4e-07, -8.8e-07, -9.2e-07, -9.6e-07, -1e-06, -1.04e-06, -1.08e-06, -1.12e-06, -1.16e-06, -1.2e-06, -1.24e-06, -1.28e-06, -1.32e-06, -1.36e-06, -1.4e-06, -1.44e-06, -1.48e-06, -1.52e-06, -1.56e-06, -1.6e-06, -1.64e-06, -1.68e-06, -1.72e-06, -1.76e-06, -1.8e-06], "y": [1.889, 8.062, 7.728, 4.071, 4.915, 4.814, 4.78, 4.584, 4.642, 4.664, 5.007, 5.057, 4.899, 4.43, 4.38, 4.777, 5.16, 5.042, 5.467, 5.707, 4.893, 12.47, 14.17, 11.54, 4.988, -2.488, 0.2517, 0.2247, 0.1594, -0.08769, -0.05517, 0.07078, -0.1327, 0.1654, -0.06383, -0.06825, 0.1357, 0.07255, 0.1926, -0.07541, -4.426, 9.639, 17.84, 20.01, 14.74, 1.367, 4.991, 4.583, 4.946, 4.698, 4.846, 4.545, 4.525, 5.127, 4.921, 4.943, 4.578, 4.64, 4.879, 4.918, 4.421, 4.531, 4.398, 4.429, 4.662, 4.553, 4.773, 4.768, 4.924, 5.13, 4.883, 4.535, 4.488, 4.03, 3.907, 4.206, 5.692], "yaxis": "y2"}], "layout": {"annotations": [{"align": "left", "font": {"size": 12}, "showarrow": false, "text": "2024-07-02 22:10:02<br>101 pt, 12 sec", "x": 0.01, "xref": "paper", "y": 0.99, "yref": "paper"}, {"align": "right", "font": {"size": 12}, "showarrow": false, "text": "Step size: -40.0 nA", "x": 0.99, "xref": "paper", "y": 0.01, "yref": "paper"}, {"arrowhead": 1, "ax": -40, "ay": 0, "showarrow": true, "text": "0σ", "x": 0.01, "xref": "paper", "y": 2.772e-06}, {"arrowhead": 1, "ax": -40, "ay": 0, "showarrow": true, "text": "0.1σ", "x": 0.01, "xref": "paper", "y": 4.244e-06}, {"arrowhead": 1, "ax": -40, "ay": 0, "showarrow": true, "text": "0.2σ", "x": 0.01, "xref": "paper", "y": 5.715e-06}, {"arrowhead": 1, "ax": -40, "ay": 0, "showarrow": true, "text": "0.5σ", "x": 0.01, "xref": "paper", "y": 1.013e-05}, {"arrowhead": 1, "ax": -40, "ay": 0, "showarrow": true, "text": "0σ", "x": 0.01, "xref": "paper", "y": 2.772e-06}, {"arrowhead": 1, "ax": -40, "ay": 0, "showarrow": true, "text": "-0.1σ", "x": 0.01, "xref": "paper", "y": 1.301e-06}, {"arrowhead": 1, "ax": -40, "ay": 0, "showarrow": true, "text": "-0.2σ", "x": 0.01, "xref": "paper", "y": -1.704e-07}, {"arrowhead": 1, "ax": -40, "ay": 0, "showarrow": true, "text": "-0.5σ", "x": 0.01, "xref": "paper", "y": -4.585e-06}], "font": {"size": 14}, "height": 1000, "legend": {"orientation": "h", "x": 0.5, "xanchor": "center", "y": 1, "yanchor": "bottom"}, "shapes": [{"line": {"color": "Gray", "dash": "dash", "width": 0.5}, "type": "line", "x0": -2e-06, "x1": 2e-06, "xref": "x", "y0": 2.772e-06, "y1": 2.772e-06, "yref": "y"}, {"line": {"color": "Gray", "dash": "dash", "width": 0.5}, "type": "line", "x0": -2e-06, "x1": 2e-06, "xref": "x", "y0": 4.244e-06, "y1": 4.244e-06, "yref": "y"}, {"line": {"color": "Gray", "dash": "dash", "width": 0.5}, "type": "line", "x0": -2e-06, "x1": 2e-06, "xref": "x", "y0": 5.715e-06, "y1": 5.715e-06, "yref": "y"}, {"line": {"color": "Gray", "dash": "dash", "width": 0.5}, "type": "line", "x0": -2e-06, "x1": 2e-06, "xref": "x", "y0": 1.013e-05, "y1": 1.013e-05, "yref": "y"}, {"line": {"color": "Gray", "dash": "dash", "width": 0.5}, "type": "line", "x0": -2e-06, "x1": 2e-06, "xref": "x", "y0": 2.772e-06, "y1": 2.772e-06, "yref": "y"}, {"line": {"color": "Gray", "dash": "dash", "width": 0.5}, "type": "line", "x0": -2e-06, "x1": 2e-06, "xref": "x", "y0": 1.301e-06, "y1": 1.301e-06, "yref": "y"}, {"line": {"color": "Gray", "dash": "dash", "width": 0.5}, "type": "line", "x0": -2e-06, "x1": 2e-06, "xref": "x", "y0": -1.704e-07, "y1": -1.704e-07, "yref": "y"}, {"line": {"color": "Gray", "dash": "dash", "width": 0.5}, "type": "line", "x0": -2e-06, "x1": 2e-06, "xref": "x", "y0": -4.585e-06, "y1": -4.585e-06, "yref": "y"}], "title": {"text": "<b>#66|I vs V|</b> III03_100KOhm_89KIVb_1_2_3_4"}, "width": 1200, "xaxis": {"title": {"text": "Applied Current (A)"}}, "yaxis": {"title": {"text": "Measured Voltage (V)"}}, "yaxis2": {"overlaying": "y", "side": "right", "title": {"text": "dV/dI (Ω)"}}}}
